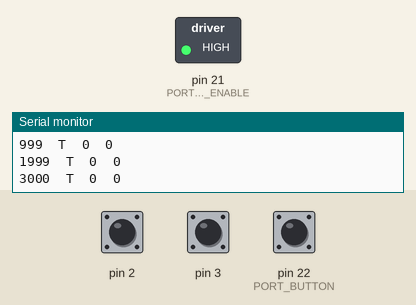
This sketch was run on a simulated Arduino Mega 2560, built with avr-gcc and run on an emulated ATmega2560. On the bench: switched loads named in the sketch (green lamp = pin HIGH), the last lines printed to the serial monitor. The inputs (shaded band) are chosen by the test bench; at power-on: pin 22 (PORT_BUTTON) HIGH, pin 2 HIGH, pin 3 HIGH.

Above: at 3.8 s.
3.9 s: pin 22 (PORT_BUTTON) pulled LOW for 1.3 s
At 4.4 s:
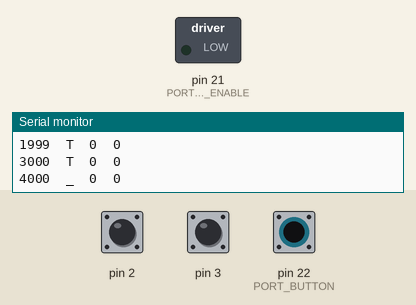
7.5 s: pin 22 (PORT_BUTTON) pulled LOW for 3.2 s
At 12.3 s:
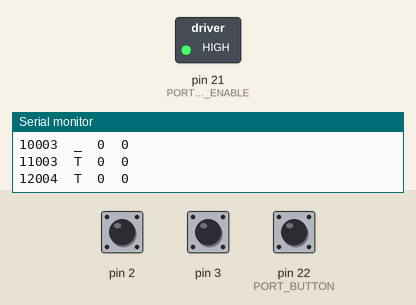
Timing chart, 0 to 13.8 s (numbered marks = the images above; inputs shaded):
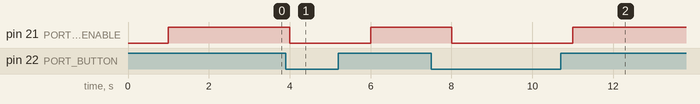

The sketch:

video11_line_enable_robot.ino
```cpp
/***********************************************************************************
February 2014, E.Petrenko
video load into Arduino (Eyeduino project)
Checks enable feature of counter/prescaler. After pressing button counter is disabled,stopping interrupts.

***********************************************************************************/


volatile unsigned long a=0;
volatile unsigned long b=0;
volatile unsigned long bStored=0;

#define INTERRUPT_PORT_FRAME 0
#define INTERRUPT_PORT_LINE 1

#define PORT_FRAME 3
#define PORT_LINE 2
#define PORT_LINE_ENABLE 21
#define PORT_BUTTON 22

void setup(){
  attachInterrupt(INTERRUPT_PORT_FRAME,onFrame1,FALLING);
  attachInterrupt(INTERRUPT_PORT_LINE,onLine1,FALLING);
  pinMode(PORT_LINE_ENABLE,OUTPUT);
  pinMode(PORT_BUTTON,INPUT_PULLUP);
  Serial.begin(115200);
}

void loop(){
 delay(1000);
 Serial.print(millis());
 Serial.print("\t");
 if(digitalRead(PORT_BUTTON)==LOW) {
   digitalWrite(PORT_LINE_ENABLE,LOW);
   Serial.print("_");
 }
 else {
   digitalWrite(PORT_LINE_ENABLE,HIGH);
   Serial.print("T");
 }
 Serial.print("\t");
 Serial.print(a);
 a=0;
 Serial.print("\t");
 Serial.println(bStored);
}

//this is called for each frame that acheives MCU (Arduino digital port 3)
void onFrame1() {
 a++;
 bStored=b;
 b=0;
}

//this is called for each line that acheives MCU (Arduino digital port 2)
void onLine1() {
 b++;
}
```

Measured:
- after the input at 3.9 s, pin 21 (PORT_LINE_ENABLE): HIGH → LOW after 0.10 s, → HIGH 2.0 s later
- after the input at 7.5 s, pin 21 (PORT_LINE_ENABLE): HIGH → LOW after 0.50 s, → HIGH 3.0 s later
